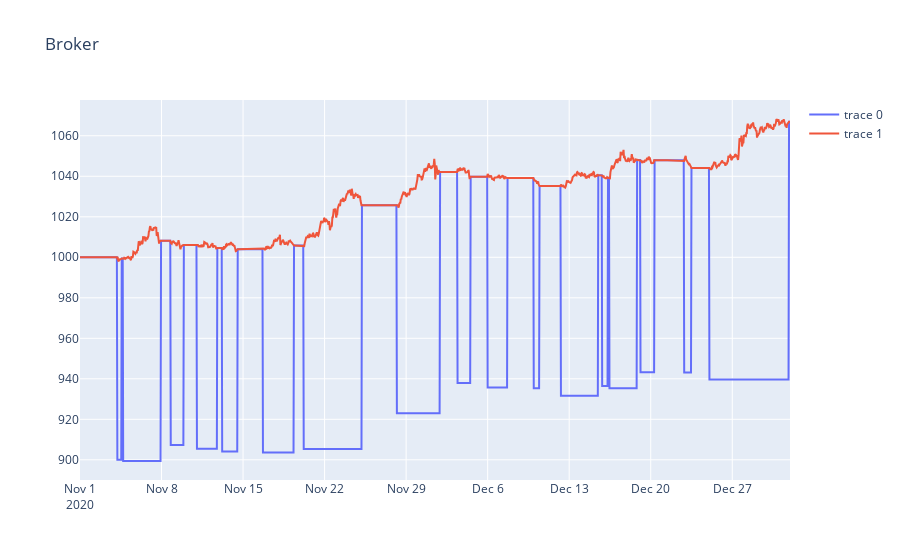

The notebook cell saved with this chart:
### Code cell
myfig = rbsplot.plot_indicator(dpi.data_and_plots_list[0].df, broker_ind)
myfig.show()

### Figure 1 — Plotly figure (JSON) as saved in the notebook; plotly's stock layout.template omitted (floating-point values rounded to 4 significant figures; data arrays with more than 128 entries replaced by an {"elided": "..."} marker saying what was removed)
{"data": [{"type": "scatter", "x": {"elided": "1464 str values"}, "y": {"elided": "1464 float values"}}, {"type": "scatter", "x": {"elided": "1464 str values"}, "y": {"elided": "1464 float values"}}], "layout": {"title": {"text": "Broker"}}}
